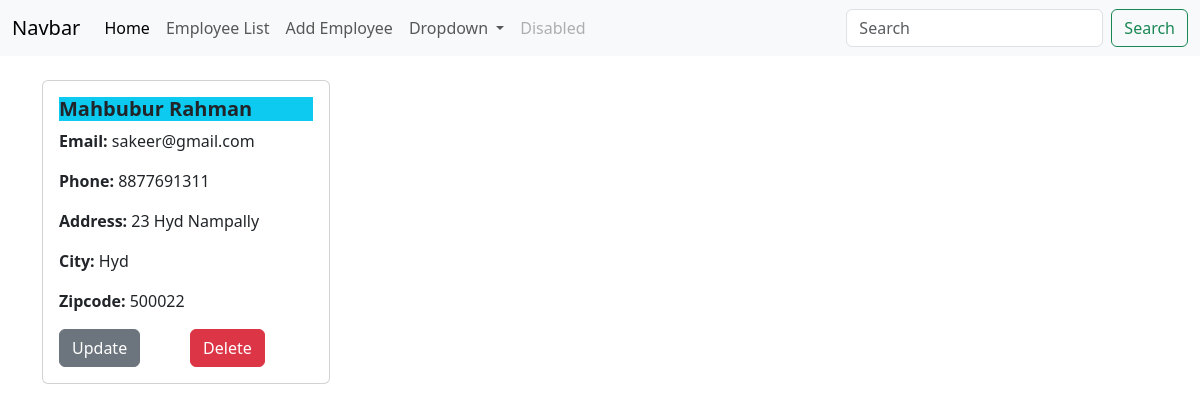
Page /detail/2 on the earlier database version.
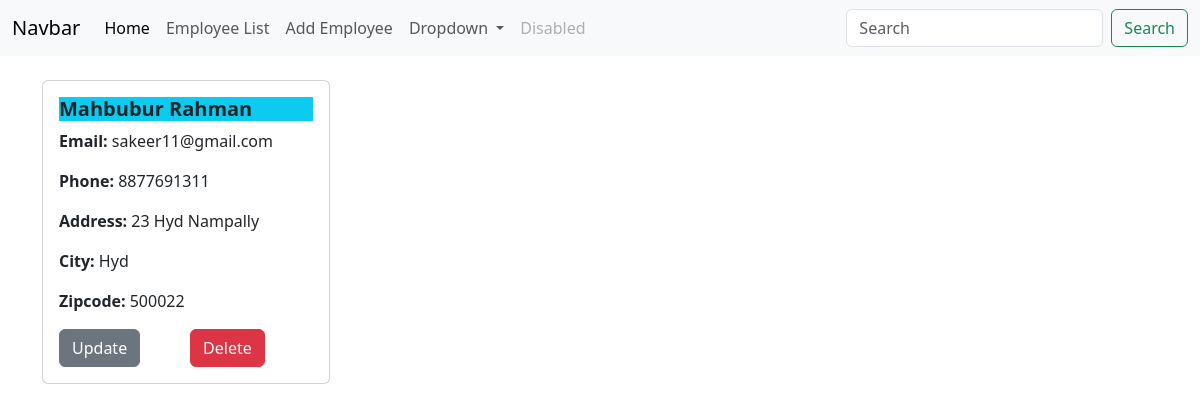
Same page on the later database version.
### app/models.py (models this page shows, shortened)
class Record(models.Model):
    created_at= models.DateTimeField(auto_now_add=True)
    first_name = models.CharField(max_length=100)
    last_name = models.CharField(max_length=100)
    email = models.CharField(max_length=100)
    phone = models.CharField(max_length=12)
    address = models.CharField(max_length=100)
    city = models.CharField(max_length=100)
    zipcode = models.CharField(max_length=100)

### app/views.py (the view)
# urls.py: path('detail/<int:pk>',views.detail_view,name='detail'),
def detail_view(request,pk):
    record = Record.objects.get(pk=pk)
    return render(request,"detail.html",{'record':record})

### app/templates/detail.html
{% extends "base.html"%}
{%block content%}
<br>
<div class="card" style="width: 18rem;">
    <div class="card-body">
      <h5 class="card-title bg-info"><b>{{record.first_name}} {{record.last_name}}</b></h5>
      <p class="card-text"><b> Email:</b> {{record.email}}</p>
      <p class="card-text"><b> Phone:</b> {{record.phone}}</p>
      <p class="card-text"><b> Address:</b> {{record.address}}</p>
      <p class="card-text"><b> City:</b> {{record.city}}</p>
      <p class="card-text"><b> Zipcode:</b> {{record.zipcode}}</p>
      <a href="{% url 'update' record.id%}" class="btn btn-secondary">Update</a> &nbsp;&nbsp;&nbsp;&nbsp;&nbsp;&nbsp;&nbsp;&nbsp;&nbsp;&nbsp;
      <a href="{% url 'delete' record.id%}" class="btn btn-danger">Delete</a>
    </div>
  </div>
  {%endblock%}

Differences in the rows shown:
changed Record "Mahbubur": email "sakeer@gmail.com" → "sakeer11@gmail.com"
